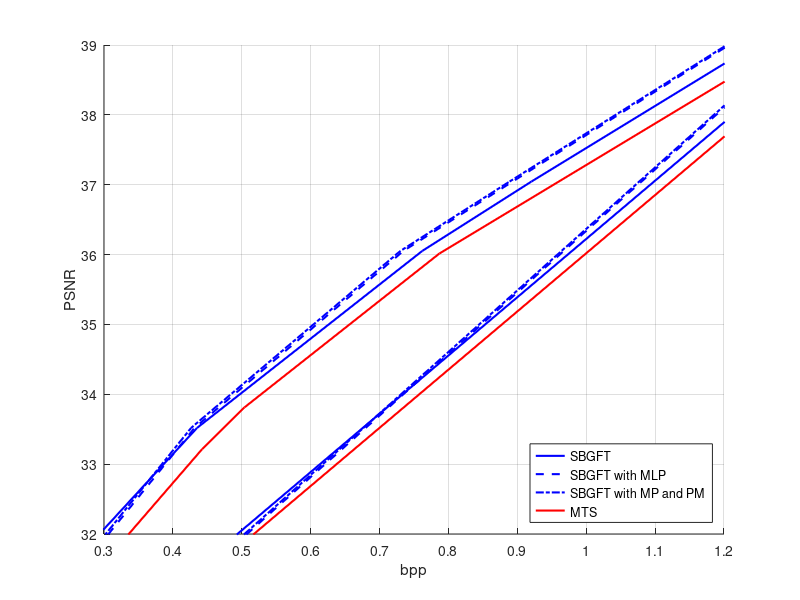

Reproduce this figure in MATLAB.
clear
close all
clc
hold on

load('ResultsResiduals8x8_SBGFT.mat')
% With entropy coding
x = my_bpp_gft(:)+my_bpp_graph_index(:); y = my_psnr_gft(:);
ch = convhull(x,y);
plot(x(ch(1:end-1)),y(ch(1:end-1)),'b','LineWidth',1.5)
hold on
% With MLP
my_bpp_graph_index_estimated = [2.7/64 3.08/64 3.32/64 3.53/64 3.53/64]';
x = my_bpp_gft+my_bpp_graph_index_estimated; x = x(:); y = my_psnr_gft(:);
ch = convhull(x,y);
plot(x(ch(1:end-2)),y(ch(1:end-2)),'b--','LineWidth',1.5)
% With MLP and prediction mode
my_bpp_graph_index_estimated = [2.5/64 2.8/64 3/64 3.3/64 3.3/64]';
x = my_bpp_gft+my_bpp_graph_index_estimated; x = x(:); y = my_psnr_gft(:);
ch = convhull(x,y);
plot(x(ch(1:end-1)),y(ch(1:end-1)),'b-.','LineWidth',1.5)

% MTS - VVC
load('ResultsResiduals8x8_MTS.mat')
x = my_bpp_MTS(:)+my_bpp_transform_index(:); y = my_psnr_MTS(:);
ch = convhull(x,y);
plot(x(ch(1:end-1)),y(ch(1:end-1)),'r','LineWidth',1.5)
grid on, xlim([0.3,1.2]), ylim([32 39])
xlabel('bpp'), ylabel('PSNR')
xticks(0.3:0.1:1.2),yticks(32:39)
legend('SBGFT','SBGFT with MLP','SBGFT with MP and PM','MTS','Location','southeast')